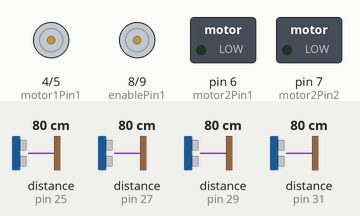
Recording of a sketch running on a simulated Arduino Mega 2560, built with avr-gcc and run on an emulated ATmega2560. Parts: motor-driver pin pairs drawn as motors (green arrow = first pin HIGH = forward, orange = second pin HIGH = backward, longer = more drive), switched loads named in the sketch (green lamp = pin HIGH). Wiring (inferred from the names in the program): 4 × ultrasonic range finder: trigger pin 24, echo pin 25 / trigger pin 26, echo pin 27 / trigger pin 28, echo pin 29 / trigger pin 30, echo pin 31. The test bench sets the inputs (shaded band); at power-on: distance to the obstacle (sensors on pin 25, pin 27, pin 29, pin 31) 80 cm. The echo pulse lasts 58.3 µs per cm; pins used as bus, display or sensor lines are not drawn.

Above: at 1.2 s.
1.3 s: distance to the obstacle (sensor on pin 25) set to 8 cm
2.8 s: distance to the obstacle (sensor on pin 25) set to 5 cm
At 3.0 s:
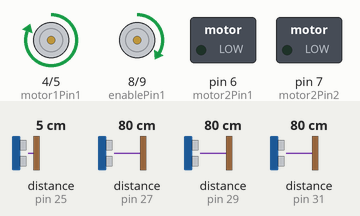
5.8 s: distance to the obstacle (sensor on pin 27) set to 143 cm
7.4 s: distance to the obstacle (sensor on pin 27) set to 149 cm
At 8.3 s:
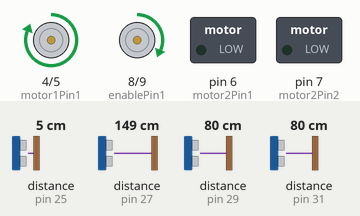
10.4 s: distance to the obstacle (sensor on pin 29) set to 120 cm
13.4 s: distance to the obstacle (sensor on pin 31) set to 32 cm
16.4 s: distance to the obstacle (sensor on pin 31) set to 26 cm
At 17.3 s:
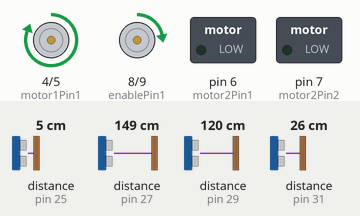
Timing chart, 0 to 18.9 s (numbered marks = the images above; inputs shaded):
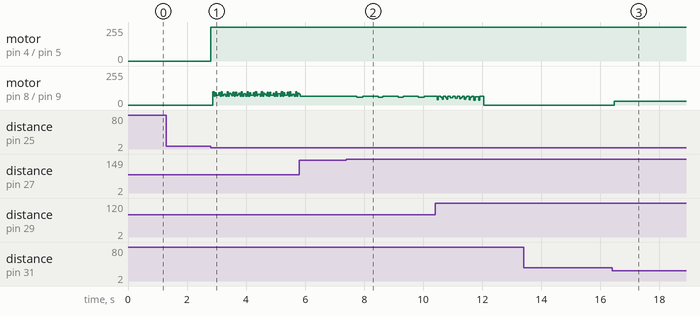

Measured:
- the behaviour switches between 7 and 6 cm on distance to the obstacle (sensor on pin 25) (found by bisection; images 0 and 1)
- after the input at 1.3 s, every drawn part: stays the same
- after the input at 2.8 s, motor on pin 4 (motor1Pin1) / pin 5 (motor1Pin2): stopped → forward 255/255 at once
- after the input at 7.4 s, motor on pin 8 (enablePin1) / pin 9 (enablePin2): forward 67/255 → forward 60/255 after 0.36 s, → forward 67/255 0.20 s later, → forward 59/255 0.52 s later, → forward 67/255 0.16 s later, … (8 changes in this stretch)
- after the input at 16.4 s, motor on pin 8 (enablePin1) / pin 9 (enablePin2): stopped → forward 30/255 after 0.07 s

The sketch:

FinalExam.ino
```cpp
int motor1Pin1 = 4;
int motor1Pin2 = 5;
int motor2Pin1 = 6;
int motor2Pin2 = 7;
int enablePin1 = 8;
int enablePin2 = 9;
int trig1 = 30;
int echo1 = 31;
int trig2 = 28;
int echo2 = 29;
int trig3 = 26;
int echo3 = 27;
int trig4 = 24;
int echo4 = 25;


void setup() {
  Serial.begin(9600);
  // put your setup code here, to run once:
  pinMode(motor1Pin1, OUTPUT);
  pinMode(motor1Pin2, OUTPUT);
  pinMode(motor2Pin1, OUTPUT);
  pinMode(motor2Pin2, OUTPUT);
  pinMode(enablePin1, OUTPUT);
  pinMode(enablePin2, OUTPUT);
  pinMode(trig1, OUTPUT);
  pinMode(echo1, INPUT);
  pinMode(trig2, OUTPUT);
  pinMode(echo2, INPUT);
  pinMode(trig3, OUTPUT);
  pinMode(echo3, INPUT);
  pinMode(trig4, OUTPUT);
  pinMode(echo4, INPUT);
}

void loop() {

  long duration1, duration2, duration3, duration4, inches, cm, distance1, distance2, distance3, distance4;
  // The sensor is trig1gered by a HIGH pulse of 10 or more microseconds.
  // Give a short LOW pulse beforehand to ensure a clean HIGH pulse:
  digitalWrite(trig1, LOW);
  delayMicroseconds(2);
  digitalWrite(trig1, HIGH);
  delayMicroseconds(10);
  digitalWrite(trig1, LOW);
  duration1 = pulseIn(echo1, HIGH);
  distance1 = (duration1/2) / 29.1;


  // convert the time into a distance
  inches = microsecondsToInches(duration1);
  cm = microsecondsToCentimeters(duration1);


  ///////////////////////////////////FORWARD
  if (distance1 <= 5) {
  digitalWrite(enablePin1, HIGH);
  digitalWrite(enablePin2, HIGH);

  digitalWrite(motor1Pin1, HIGH);
  digitalWrite(motor1Pin2, LOW);
  digitalWrite(motor2Pin1, HIGH);
  digitalWrite(motor2Pin2, LOW);

  }
  else if (distance1 >= 6){
  digitalWrite(enablePin1, LOW);
  digitalWrite(enablePin2, LOW);
  }


  //////////////////////////////////BACKWARD
  digitalWrite(trig2, LOW);
  delayMicroseconds(2);
  digitalWrite(trig2, HIGH);
  delayMicroseconds(10);
  digitalWrite(trig2, LOW);
  duration2 = pulseIn(echo2, HIGH);
  distance2 = (duration2/2) / 29.1;


  if (distance2 <=5){
  digitalWrite(enablePin1, HIGH);
  digitalWrite(enablePin2, HIGH);

  digitalWrite(motor1Pin1, LOW);
  digitalWrite(motor1Pin2, HIGH);
  digitalWrite(motor2Pin1, LOW);
  digitalWrite(motor2Pin2, HIGH);

  }
  else if (distance2 >= 6){
  digitalWrite(enablePin1, LOW);
  digitalWrite(enablePin2, LOW);
  }


   ///////////////////////////////////LEFT
   digitalWrite(trig3, LOW);
  delayMicroseconds(2);
  digitalWrite(trig3, HIGH);
  delayMicroseconds(10);
  digitalWrite(trig3, LOW);
  duration3 = pulseIn(echo3, HIGH);
  distance3 = (duration3/2) / 29.1;

   if (distance3 <=5){
  digitalWrite(enablePin1, LOW);
  digitalWrite(enablePin2, HIGH);

  digitalWrite(motor1Pin1, LOW);
  digitalWrite(motor1Pin2, LOW);
  digitalWrite(motor2Pin1, HIGH);
  digitalWrite(motor2Pin2, LOW);
  }
  else if (distance3 >= 6){
  digitalWrite(enablePin1, LOW);
  digitalWrite(enablePin2, LOW);
  }


  ///////////////////////////////////RIGHT
   digitalWrite(trig4, LOW);
  delayMicroseconds(2);
  digitalWrite(trig4, HIGH);
  delayMicroseconds(10);
  digitalWrite(trig4, LOW);
  duration4 = pulseIn(echo4, HIGH);
  distance4 = (duration4/2) / 29.1;
  if (distance4 <=5){
  digitalWrite(enablePin1, HIGH);
  digitalWrite(enablePin2, LOW);

  digitalWrite(motor1Pin1, HIGH);
  digitalWrite(motor1Pin2, LOW);
  digitalWrite(motor2Pin1, LOW);
  digitalWrite(motor2Pin2, LOW);

  }
  else if (distance4 >= 6){
  digitalWrite(enablePin1, LOW);
  digitalWrite(enablePin2, LOW);
  }


}

long microsecondsToInches(long microseconds)
{
  // According to Parallax's datasheet for the PING))), there are
  // 73.746 microseconds per inch (i.e. sound travels at 1130 feet per
  // second).  This gives the distance travelled by the ping, outbound
  // and return, so we divide by 2 to get the distance of the obstacle.
  // See: http://www.parallax.com/dl/docs/prod/acc/28015-PING-v1.3.pdf
  return microseconds / 74 / 2;
}

long microsecondsToCentimeters(long microseconds)
{
  // The speed of sound is 340 m/s or 29 microseconds per centimeter.
  // The ping travels out and back, so to find the distance of the
  // object we take half of the distance travelled.
  return microseconds / 29 / 2;
}
```
